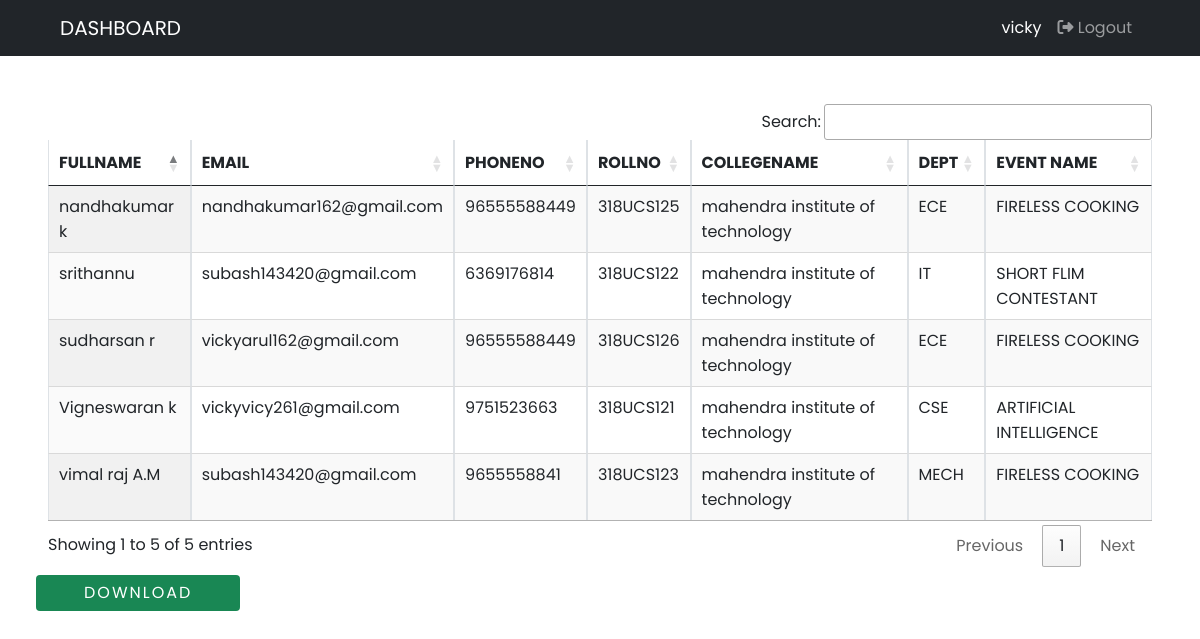
The page /registerlist (signed in) on the database its author committed.
### vemsapp/models.py (models this page shows, shortened)
class registerevent(models.Model):
    eventname = models.ForeignKey(addevent, on_delete=models.CASCADE)
    post_img    = models.ImageField(upload_to=getfilename,null=True,blank=True)
    fullname  =  models.CharField(max_length=50,null=False,blank=False)
    email     =  models.CharField(max_length=50,null=False,blank=False)
    phoneno =    models.IntegerField(null=False,blank=False)
    rollno    =   models.CharField(max_length=50,null=False,blank=False)
    collegename  =  models.CharField(max_length=50,null=False,blank=False)
    dept         =  models.CharField(max_length=50,null=False,blank=False)
    created_at = models.DateTimeField(auto_now_add=True)
    class Meta:
        db_table = 'registerevent'

class addevent(models.Model):
    ename =  models.CharField(max_length=50,null=False,blank=False)
    event_name =  models.CharField(max_length=150,null=False,blank=False)
    event_type =  models.CharField(max_length=50,null=False,blank=False)
    event_date =  models.DateField(null=False,blank=False)
    last_date  =  models.DateField(null=False,blank=False)
    auditorium =  models.CharField(max_length=50,null=False,blank=False)
    timing     = models.CharField(max_length=50,null=False,blank=False)
    small_desc =  models.CharField(max_length=450,null=False,blank=False)
    desc =        models.CharField(max_length=1000,null=False,blank=False)
    post_img    = models.ImageField(upload_to=getfilename,null=True,blank=True)
    event_img   = models.ImageField(upload_to=getfilename,null=True,blank=True)
    invitation   = models.FileField(upload_to=getfilename,null=True,blank=True)
    latest_event = models.BooleanField(default=False,help_text="o-default,1-Trending")
    status = models.BooleanField(default=False,help_text="o-show,1-hidden")
    created_at = models.DateTimeField(auto_now_add=True)
    def __str__(self) :
        return  self.event_name
    class Meta:
        db_table = 'addevent'

### vemsapp/views.py (the view)
# urls.py: path('registerlist',views.regiserlist,name="registerlist"),
def regiserlist(request):
    if request.user.is_authenticated:
         e = registerevent.objects.all()
         return render(request,'login/registerlist.html',{"event":e})
    else:
         return redirect('login')

### templates/login/registerlist.html (shortened to what this page needs)
{% extends 'layout/layout.html' %}
{% block main %}
{% include 'layout/dnavbar.html' %}
<div class="container-fluid mt-5 dashboard">
    <div class="row ">
      <div class="col-md-12 px-5 ">
        <table class="table table-responsive table-bordered display" id="example" >
            <thead class="text-uppercase">
                <tr>
                    <th>fullname</th>
                    <th>email</th>
                    <th>phoneno</th>
                    <th>rollno</th>
                    <th>collegename</th>
                    <th>dept</th>
                    <th>event name</th>
                </tr>
            </thead>
            <tbody>
               {% for d in event  %}
               <tr>
                <td>{{d.fullname}}</td>
                <td>{{d.email}}</td>
                <td>{{d.phoneno}}</td>
                <td>{{d.rollno}}</td>
                <td>{{d.collegename}}</td>
                <td>{{d.dept}}</td>
                <td>{{d.eventname}}</td>
                </tr>
               {% endfor %}
            </tbody>
        </table>
      </div>
      <div class="col-md-3 mx-4 mt-2">
        <button class="btn btn-success px-5">DOWNLOAD</button>
      </div>
    </div>
  </div>
{% endblock main %}

### templates/layout/dnavbar.html (shortened to what this page needs)
<nav class="navbar navbar-expand-lg navbar-dark bg-dark px-5 py-2">
    <div class="container-fluid">
      <a class="navbar-brand" href="dashboard">DASHBOARD</a>
      <div class="collapse navbar-collapse" id="navbarNavAltMarkup">
        <div class="navbar-nav ms-auto">
          <a class="nav-link active" href="#">{{request.user}}</a>
          <a class="nav-link" href="logout"><i class="fa-solid fa-right-from-bracket"></i> Logout</a>
        </div>
      </div>
    </div>
  </nav>

### static/style.css (style rules this page uses)
* { text-decoration: none !important; font-family: 'Poppins', sans-serif; }
body { font-family: 'Poppins', sans-serif; scroll-behavior: smooth; }
.btn { border: none !important; }
.btn { letter-spacing: 2px !important; }

### rows shown on the page
registerevent: fullname "Vigneswaran k", email "vickyvicy261@gmail.com", phoneno "9751523663", rollno "318UCS121", collegename "mahendra institute of technology", dept "CSE", eventname "ARTIFICIAL INTELLIGENCE"
registerevent: fullname "nandhakumar k", email "nandhakumar162@gmail.com", phoneno "96555588449", rollno "318UCS125", collegename "mahendra institute of technology", dept "ECE", eventname "FIRELESS COOKING"
registerevent: fullname "srithannu", email "subash143420@gmail.com", phoneno "6369176814", rollno "318UCS122", collegename "mahendra institute of technology", dept "IT", eventname "SHORT FLIM CONTESTANT"
registerevent: fullname "sudharsan r", email "vickyarul162@gmail.com", phoneno "96555588449", rollno "318UCS126", collegename "mahendra institute of technology", dept "ECE", eventname "FIRELESS COOKING"
registerevent: fullname "vimal raj A.M", email "subash143420@gmail.com", phoneno "9655558841", rollno "318UCS123", collegename "mahendra institute of technology", dept "MECH", eventname "FIRELESS COOKING"

### other values the page prints
{{ request.user }} "vicky"
